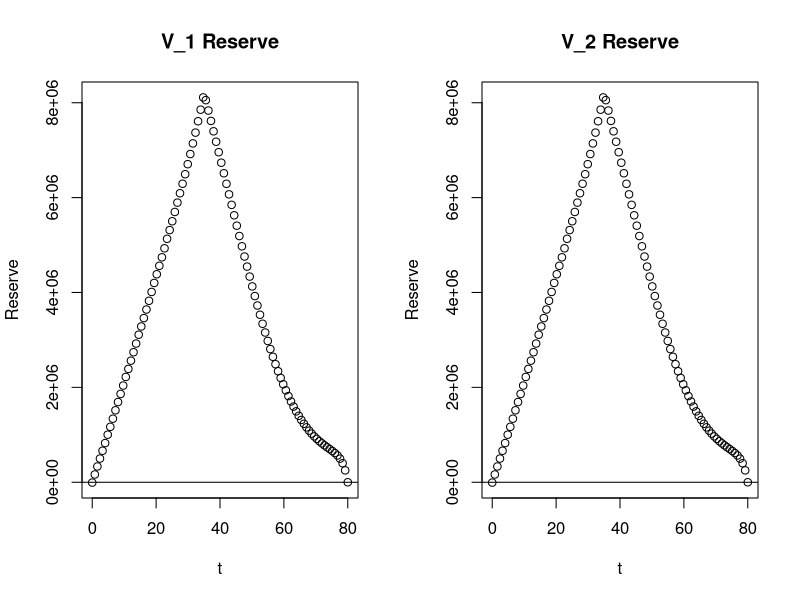

Write R code to recreate this figure. (Note: this script raises an error after producing the figure.)
## ---- chunk 1
knitr::opts_chunk$set(echo = TRUE)
## ---- chunk 2

m1 <- read.csv("mort1.csv", sep = ";", dec = ",")
m1fun <- approxfun(m1$Alder, m1$mu, rule = 2)
mu02star <- function(t){ m1fun(t+30) }


## ---- chunk 3
prodint <- function(A, s, t, n) {
  x0 <- s
  y0 <- diag(nrow(A(s)))
  h <- (t - s) / n
  for (i in 1:n) {
    s1 <- h * y0 %*% A(x0)
    s2 <- h * (y0 + s1 / 2) %*% A(x0 + h / 2)
    s3 <- h * (y0 + s2 / 2) %*% A(x0 + h / 2)
    s4 <- h * (y0 + s3) %*% A(x0 + h)
    y0 <- y0 + s1 / 6 + s2 / 3 + s3 / 3 + s4 / 6
    x0 <- x0 + h
  }
  return(y0)
}



Lambda <- function(x) {

  A <- matrix(0, 3, 3)
  

  A[1, 2] <- (0.0004 + 10^(4.54 + 0.06*(x+30)-10))*ifelse(x <= 35, 1, 0)
  A[1,3]  <- mu02star(x)
  A[2,1] <- 2.0058 * exp(-0.117*(x+30)) * ifelse(x <= 35,1,0)
  A[2,3] <- A[1,3]*(1+ifelse(x <= 35,1,0))

  row_sums <- rowSums(A)
  diag(A) <- -row_sums
  
  return(A)
}


R <- function(x, mu) {
  if (x <= 35) {
    return(diag(c(-mu , 400000, 0)))
  } else {
    return(diag(c(400000, 400000,0)))
  }
}

dR <- function(x, mu) {
  if (x <= 35) {
    return(diag(c(-1, 0,0)))
  } else {
    return(diag(c(0,0,0)))
  }
}

reserve <- function(t, TT, Lambda, R, mu, rint, N) {
  dim <- nrow(Lambda(t))
  A11 <- function(x) {
    return(Lambda(x) - rint * diag(1, nrow = dim))
  }
  RM <- function(x) {
    cbind(rbind(A11(x), matrix(0, dim, dim)), rbind(R(x, mu), Lambda(x)))
  }
  PRM <- prodint(RM, t, TT, N)
  RES <- PRM[1:dim, (dim + 1):(2 * dim)]
  return((RES %*% rep(1, dim))[1])
}


equiv_premium <- function(t, TT, Lambda, R, dR, mu, rint, numsteps) {
  b <- reserve(t, TT, Lambda, R, 0.0, rint, numsteps)
  a <- reserve(t, TT, Lambda, dR, 0.0, rint, numsteps)
  return(-b / a)
}

equiv_premium(0, 80, Lambda, R, dR, 0.0, 0.01, 5000)


## ---- chunk 4


V_20 <- reserve(20, 80, Lambda, R, 209640.5, 0.01, 1000) %*% rep(1,3)
V_35 <- reserve(35, 80, Lambda, R, 209640.5, 0.01, 1000) %*% rep(1,3)

print(dplyr::tibble(V_20))
print(dplyr::tibble(V_35))
## ---- chunk 5

TT <- 80
eq <- 209640.5
rint <- 0.01
N <- 1000

x_vals <- seq(0, TT, length.out = 100) 

y_vals <- sapply(x_vals, function(t) {
  res_mat <- reserve(t, TT, Lambda, R, eq, rint, N)
  v <- res_mat %*% rep(1, 3)
  c(V_1 = v[1], V_2 = v[2])
})

y_vals <- t(y_vals)

results <- data.frame(x = x_vals, V_1 = y_vals[,1], V_2 = y_vals[,2])


par(mfrow = c(1, 2))
plot(results$x, results$V_1, xlab = 't', ylab = 'Reserve', main = 'V_1 Reserve')
abline(0,0)
plot(results$x, results$V_2, xlab = 't', ylab = 'Reserve', main = 'V_2 Reserve')
abline(0,0)


## ---- chunk 6


diff_partial_thiele <- function(t,TT=80, eq =209640.5, rint = 0.01, N=1000){
  result <-(rint - Lambda(t))%*%( reserve(t, TT, Lambda, R, eq, rint, N)%*% rep(1,3)) - R(t,eq)%*% rep(1,3)
  c(V_1 = result[1], V_2 =result[2])
}

x_vals <- seq(0, 80, length.out = 100)  

y_vals <- t(sapply(x_vals, diff_partial_thiele))  

results <- data.frame(x = x_vals, V_1 = y_vals[, 1], V_2 = y_vals[, 2])

plot(results$x, results$V_1, type = "l", col = "blue", lwd = 2,
     xlab = "x (t values)", ylab = "Values", main = "V_1 and V_2 vs x")
abline(a = 0, b = 0)
lines(results$x, results$V_2, col = "red", lwd = 2)
legend("topright", legend = c("Aktiv", "Invalid"), col = c("blue", "red"), lty = 1, lwd = 2)


## ---- chunk 7
eq <- 209640.5

R <- function(x, mu) {
  if (x <= 35) {
    return(diag(c(-mu , 400000, 0)))
  } else {
    return(diag(c(400000, 400000,0)))
  }
}



Fu <- function(Lambda, R){
  I <- base::diag(x=1, nrow = 3, ncol = 3)
  k=2
  r = 0.01
  A <- matrix(0,9,9)
  A[1:3, 1:3] <- Lambda- k*r*I 
  A[4:6, 4:6] <- Lambda - (k-1)*r*I
  A[7:9, 7:9] <- Lambda - (k-2)*r*I
  
  A[1:3, 4:6] <- R
  A[4:6,7:9] <- R
  
  
  return(A)
}


ABE <- function(u){
  Fu(Lambda(u),R(u,eq))
  
}

resultat <- prodint(ABE, 0, 80, 10000)

sqrt((2*resultat[1:3,7:9]-resultat[4:6,7:9]^2) %*% rep(1,3))[1]
 
 

## ---- chunk 8

m2 <- read.csv("ftmort.csv", sep = ";", dec = ",")
m2fun <- approxfun(m2$Alder, m2$mu, rule = 2)
mu202star <- function(t){ m2fun(t+30) }


rente <- read.csv("rente.csv", sep = ";", dec = ",")
rentefun <- approxfun(rente$t, rente$rt, rule = 2)
rentefunk <- function(t){rentefun(t)}



Lambda1 <- function(x) {
  A <- matrix(0, 3, 3)
  

  A[1, 2] <- (10^(5.662015+0.033462*(x+30)-10))*ifelse(x <= 35, 1, 0)
  A[1,3]  <- mu202star(x)
  
  A[2,1] <- 4.0116*exp(-0.117*(x+30))*ifelse(x<=35,1,0)
  A[2,3] <- (0.010339+10^(5.070927+0.05049*(x+30)-10))*ifelse(x <= 35,1 ,0 )+ A[1,3]*ifelse(x>35,1,0)

  
    row_sums <- rowSums(A)
  diag(A) <- -row_sums
  
  return(A)
}


## ---- chunk 9

TT <- 80
eq <- 209640.5
rint <- 0.01
N <- 1000

time_points <- seq(0, TT, length.out = 100) 

differences <- numeric(length(time_points))

for (i in seq_along(time_points)) {
  t <- time_points[i]
  fo_thiele <- reserve(t, TT, Lambda, R, eq, rint, N) %*% rep(1, 3)
  differences[i] <- fo_thiele[2] - fo_thiele[1]
}

plot(time_points, differences, type = "l", col = "blue", lwd = 2,
     xlab = "Time (t)", ylab = "Difference (V1 - V2)",
     main = "Difference between fo_thiele[1] and fo_thiele[2] over Time")
abline(a = 0, b = 0)


## ---- chunk 10




reserveR <- function(t, TT, Lambda, R, mu, r, N) {
  dim <- nrow(Lambda(t))
  A11 <- function(x) {
    return(Lambda(x) - r(x) * diag(1, nrow = dim))
  }
  RM <- function(x) {
    cbind(rbind(A11(x), matrix(0, dim, dim)), rbind(R(x, mu), Lambda(x)))
  }
  PRM <- prodint(RM, t, TT, N)
  RES <- PRM[1:dim, (dim + 1):(2 * dim)]
  return((RES %*% rep(1, dim)))
}

time_points_1 <- seq(0, 80, length.out = 100)  

differences1 <- numeric(length(time_points))

for (i in seq_along(time_points)) {
  t <- time_points[i]
  fo_thiele <- reserveR(t,80,Lambda1,R,eq,rentefunk,1000)
  differences1[i] <- fo_thiele[2] - fo_thiele[1]
}


plot(time_points, differences, type = "l", col = "blue", lwd = 2,
     xlab = "Time (t)", ylab = "Difference (V1 - V2)",
     main = "Difference between fo_thiele[1] and fo_thiele[2] over Time")
lines(time_points_1, differences1, col = "red", lwd = 2)




## ---- chunk 11

start_time <- 0
end_times <- 0:80  
num_steps <- 1000 

P11 <- numeric(length(end_times))
P12 <- numeric(length(end_times))
P13 <- numeric(length(end_times))


for (i in seq_along(end_times)) {
  end_time <- end_times[10]
  prod_matrix <- prodint(Lambda, start_time, end_time, num_steps)
  
  P11[i] <- prod_matrix[1, 1]
  P12[i] <- prod_matrix[1, 2]
  P13[i] <- prod_matrix[1, 3]
}

plot(end_times, P11, type = "l", col = "blue", lwd = 2,
     xlab = "Time", ylab = "Transition Probability",
     main = "Transition Probabilities Over Time")
lines(end_times, P12, col = "red", lwd = 2)
lines(end_times, P13, col = "green", lwd = 2)

legend("bottomleft", legend = c("P(1 -> 1)", "P(1 -> 2)", "P(1 -> 3)"),
       col = c("blue", "red", "green"), lty = 1, lwd = 2)




## ---- chunk 12

list(
  data.frame(transition = "s = 25", 
             p11 = prodint(Lambda1, 0 ,25, 1000)[1,1], 
             p12 = prodint(Lambda1, 0 ,25, 1000)[1,2], 
             p13 = prodint(Lambda1, 0 ,25, 1000)[1,3]),
  data.frame(transition = "s = 35", 
             p11 = prodint(Lambda1, 0 ,35, 1000)[1,1], 
             p12 = prodint(Lambda1, 0 ,35, 1000)[1,2], 
             p13 = prodint(Lambda1, 0 ,35, 1000)[1,3])
)

## ---- chunk 13



eq    <- 209640.5
start <- 0
end_s <- 0:80         
steps <- 1000         


e_vec <- c(1, 1, 1)


a0_0 <- numeric(length(end_s))  
a0_1 <- numeric(length(end_s))  



for (i in seq_along(end_s)) {
  s <- end_s[i]
  P_mat <- prodint(Lambda, start, s, steps)

  
  
  R_mat     <- R(s, eq)
  
  a_vec     <- P_mat %*% R_mat %*% e_vec
  
  a0_0[i]   <- a_vec[1]
  a0_1[i]   <- a_vec[2]
}



plot(end_s, a0_0, type = "l", col = "blue", lwd = 2,
     xlab = "Time s", ylab = "Expected cash flow")
lines(end_s, a0_1, col = "red", lwd = 2)
abline(0,0)



sel_s <- c(20, 35)
df_values <- data.frame(
  s       = sel_s,
  a0_0    = a0_0[end_s %in% sel_s],
  a0_1    = a0_1[end_s %in% sel_s]
)
df_values






## ---- chunk 14


eq    <- 209640.5
t <- 0

reserveR(t,80, Lambda1, R, eq, rentefun, 1000)[1]



